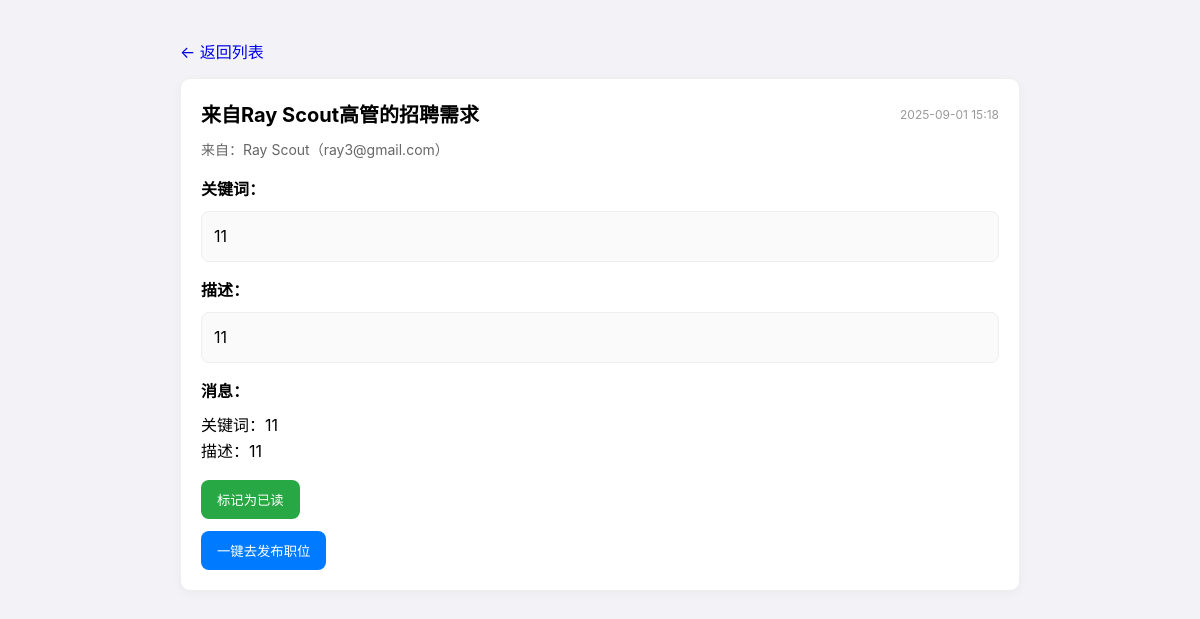
/talent/hr_admin/talent_demand/hr_inbox/24 (signed in), run on the app's committed database.
### app/models.py (models this page shows, shortened)
class TalentDemandNotification(db.Model):
    id = db.Column(db.Integer, primary_key=True)
    hr_user_id = db.Column(db.Integer, db.ForeignKey('user.id'), nullable=False)
    demand_id = db.Column(db.Integer, db.ForeignKey('talent_demand.id'), nullable=False)
    title = db.Column(db.String(200), nullable=False)
    message = db.Column(db.Text, nullable=False)
    is_read = db.Column(db.Boolean, default=False)
    created_at = db.Column(db.DateTime, default=datetime.utcnow)
    hr_user = db.relationship('User', backref=db.backref('talent_demand_notifications', lazy=True))
    demand = db.relationship('TalentDemand', backref=db.backref('notifications', lazy=True))

    class UserMixin:
        pass  # Flask-Login 方法将在User模型中实现

class User(UserMixin, db.Model):
    id = db.Column(db.Integer, primary_key=True)
    first_name = db.Column(db.String(100), nullable=False)
    last_name = db.Column(db.String(100), nullable=False)
    company_name = db.Column(db.String(100), nullable=False)
    position = db.Column(db.String(100))  # 可选职位字段
    email = db.Column(db.String(120), unique=True, nullable=False)
    phone_number = db.Column(db.String(15), nullable=False)
    birthday = db.Column(db.String(10), nullable=False)
    password = db.Column(db.String(60), nullable=False)
    cv_file = db.Column(db.String(120))
    profile_photo = db.Column(db.String(120))
    cv_data = db.Column(db.LargeBinary)  # 可选的简历二进制
    is_hr = db.Column(db.Boolean, default=False)  # HR标识
    user_type = db.Column(db.String(20), default='candidate')  # candidate, employee, supervisor, executive
    department = db.Column(db.String(100))  # 部门
    employee_id = db.Column(db.String(50), unique=True)  # 员工编号
    supervisor_id = db.Column(db.Integer, db.ForeignKey('user.id'))  # 主管ID
    hire_date = db.Column(db.Date)  # 入职日期
    bio = db.Column(db.Text)  # 个人简介
    skills = db.Column(db.Text)  # 技能标签（JSON格式存储）
    education = db.Column(db.Text)  # 教育经历
    experience = db.Column(db.Text)  # 工作经历
    is_active = db.Column(db.Boolean, default=True)  # 账号是否活跃
    deactivated_at = db.Column(db.DateTime)  # 注销时间
    deactivated_by = db.Column(db.Integer, db.ForeignKey('user.id'))  # 注销操作人ID

class TalentDemand(db.Model):
    id = db.Column(db.Integer, primary_key=True)
    executive_id = db.Column(db.Integer, db.ForeignKey('user.id'), nullable=False)
    keyword = db.Column(db.String(255), nullable=False)
    description = db.Column(db.Text)
    created_at = db.Column(db.DateTime, default=datetime.utcnow)
    executive = db.relationship('User', backref=db.backref('talent_demands', lazy=True))

### talent_management_system/hr_admin_module/talent_demand.py (the view)
@talent_demand_bp.route('/hr_inbox/<int:notification_id>')
def hr_inbox_detail(notification_id: int):
    if 'user_id' not in session:
        flash('请先登录', 'danger')
        return redirect(url_for('common.auth.sign'))
    user = User.query.get(session['user_id'])
    if not user or not user.is_hr:
        flash('仅HR可访问消息通知', 'danger')
        return redirect(url_for('talent_management.hr_admin.employee_management.employee_list'))
    n = TalentDemandNotification.query.get_or_404(notification_id)
    if n.hr_user_id != user.id:
        flash('无权查看该消息', 'danger')
        return redirect(url_for('talent_management.hr_admin.talent_demand.hr_inbox'))
    if not n.is_read:
        n.is_read = True
        db.session.commit()
    demand = n.demand
    exec_user = demand.executive if demand else None
    data = {
        'id': n.id,
        'title': n.title,
        'message': n.message,
        'is_read': n.is_read,
        'created_at': n.created_at,
        'executive_email': exec_user.email if exec_user else '未知',
        'executive_name': (f"{exec_user.first_name} {exec_user.last_name}".strip() if exec_user else '未知'),
        'keyword': demand.keyword if demand else '—',
        'description': demand.description if demand else ''
    }
    return render_template('talent_management/hr_admin/hr_inbox_detail.html', user=user, n=data)

### app/templates/talent_management/hr_admin/hr_inbox_detail.html (shortened to what this page needs)
<!doctype html>
<html lang="zh-CN">
<head>
    <link rel="stylesheet" href="{{ url_for('static', filename='auth_sign.css') }}" />
</head>
<body>
    <div style="max-width: 840px; margin: 40px auto;">
        <a href="{{ url_for('talent_management.hr_admin.talent_demand.hr_inbox') }}" style="display:inline-block; margin-bottom:12px; text-decoration:none;">← 返回列表</a>
        <div style="background:#fff; border:1px solid #eee; border-radius:10px; padding:20px; box-shadow:0 2px 10px rgba(0,0,0,.04);">
            <div style="display:flex; justify-content:space-between; align-items:center; gap:12px;">
                <h1 style="margin:0; font-size:20px;">{{ n.title }}</h1>
                <div style="font-size:12px; color:#999;">{{ n.created_at.strftime('%Y-%m-%d %H:%M') }}</div>
            </div>
            <div style="margin-top:8px; color:#666; font-size:14px;">
                来自：{{ n.executive_name }}（{{ n.executive_email }}）
            </div>
            <div style="margin-top:16px;">
                <div style="margin-bottom:8px; font-weight:600;">关键词：</div>
                <div style="background:#fafafa; border:1px solid #eee; border-radius:8px; padding:12px;">{{ n.keyword }}</div>
            </div>
            {% if n.description %}
            <div style="margin-top:16px;">
                <div style="margin-bottom:8px; font-weight:600;">描述：</div>
                <div style="background:#fafafa; border:1px solid #eee; border-radius:8px; padding:12px; white-space:pre-wrap;">{{ n.description }}</div>
            </div>
            {% endif %}
            <div style="margin-top:16px;">
                <div style="margin-bottom:8px; font-weight:600;">消息：</div>
                <div style="white-space:pre-wrap;">{{ n.message }}</div>
            </div>
            <form method="post" action="{{ url_for('talent_management.hr_admin.talent_demand.mark_read', notification_id=n.id) }}" style="margin-top:16px;">
                <button type="submit" style="padding:10px 16px; border:none; background:#28a745; color:#fff; border-radius:8px; cursor:pointer;">标记为已读</button>
            </form>
            <form method="post" action="{{ url_for('talent_management.hr_admin.talent_demand.go_publish', notification_id=n.id) }}" style="margin-top:12px;">
                <button type="submit" style="padding:10px 16px; border:none; background:#007bff; color:#fff; border-radius:8px; cursor:pointer;">一键去发布职位</button>
            </form>
        </div>
    </div>
</body>
</html>

### app/static/auth_sign.css (style rules this page uses)
:root { --ios-blue:#007AFF; --ios-blue-dark:#0056CC; --ios-text-primary:#000000; --ios-text-secondary:#3C3C43; --ios-border-primary:#D1D1D6; --ios-bg-primary:#F2F2F7; --ios-bg-secondary:#FFFFFF; --ios-ease:cubic-bezier(0.25,1,0.5,1); --bg:var(--ios-bg-primary); --fg:var(--ios-text-primary); --muted:var(--ios-text-secondary); --primary:var(--ios-blue); --primary-600:var(--ios-blue-dark); --border:var(--ios-border-primary); --card:var(--ios-bg-secondary); --surface:#F9F9FB; --ease:var(--ios-ease); }
* { box-sizing:border-box }
html,body { height:100% }
body { margin:0; font-family:'SF Pro Display',-apple-system,BlinkMacSystemFont,'Segoe UI',Roboto,Helvetica,Arial,Apple Color Emoji,Segoe UI Emoji,Inter,ui-sans-serif,system-ui; color:var(--fg); background:var(--bg); line-height:1.6; -webkit-font-smoothing:antialiased; -moz-osx-font-smoothing:grayscale; transition:background-color .4s var(--ease), color .4s var(--ease); }

### data on the page
TalentDemandNotification: title "来自Ray Scout高管的招聘需求", created_at "2025-09-01 15:18", message "关键词：11 描述：11"
User: executive_email "ray3@gmail.com"
TalentDemand: keyword "11", description "11"

### other printed values
{{ n.executive_name }} "Ray Scout"
